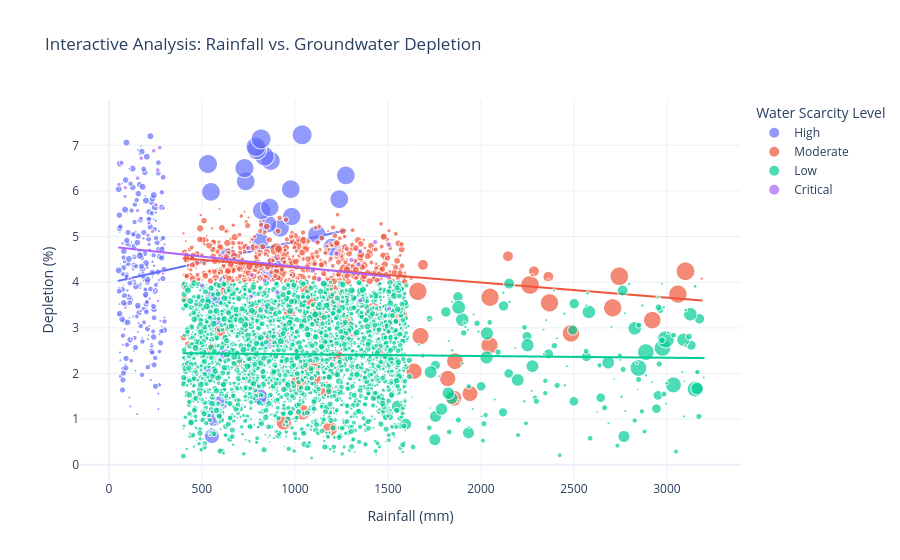

Notebook code for this chart:
### Markdown cell above
### Correlation between Rainfall and Groundwater Depletion

### Code cell
#A bbuble graph that shows relationship between Rainfall and Groundwater Depletion
# =============================================================================
import plotly.express as px

fig = px.scatter(df_clean, 
                 x='Rainfall Impact (mm)', 
                 y='Groundwater Depletion Rate (%)',
                 color='Water Scarcity Level',
                 size='Total Water Consumption (Billion m3)', # Use size for a 3rd dimension
                 hover_name='Country',
                 trendline="ols", # Adds the mathematical trend line markup
                 title='Interactive Analysis: Rainfall vs. Groundwater Depletion',
                 labels={'Rainfall Impact (mm)': 'Rainfall (mm)', 
                         'Groundwater Depletion Rate (%)': 'Depletion (%)'},
                 template='plotly_white')

fig.show()

### Figure 1 — Plotly figure (JSON) as saved in the notebook; plotly's stock layout.template omitted (floating-point values rounded to 4 significant figures; data arrays with more than 128 entries replaced by an {"elided": "..."} marker saying what was removed)
{"data": [{"hovertemplate": "<b>%{hovertext}</b><br><br>Water Scarcity Level=High<br>Rainfall (mm)=%{x}<br>Depletion (%)=%{y}<br>Total Water Consumption (Billion m3)=%{marker.size}<extra></extra>", "hovertext": {"elided": "294 str values"}, "legendgroup": "High", "marker": {"color": "#636efa", "size": {"elided": "294 float values"}, "sizemode": "area", "sizeref": 1.916, "symbol": "circle"}, "mode": "markers", "name": "High", "showlegend": true, "type": "scattergl", "x": {"elided": "294 float values"}, "xaxis": "x", "y": {"elided": "294 float values"}, "yaxis": "y"}, {"hovertemplate": "<b>OLS trendline</b><br>Groundwater Depletion Rate (%) = 0.000905625 * Rainfall Impact (mm) + 3.98488<br>R<sup>2</sup>=0.022453<br><br>Water Scarcity Level=High<br>Rainfall (mm)=%{x}<br>Depletion (%)=%{y} <b>(trend)</b><extra></extra>", "legendgroup": "High", "marker": {"color": "#636efa", "symbol": "circle"}, "mode": "lines", "name": "High", "showlegend": false, "type": "scattergl", "x": {"elided": "294 float values"}, "xaxis": "x", "y": {"elided": "294 float values"}, "yaxis": "y"}, {"hovertemplate": "<b>%{hovertext}</b><br><br>Water Scarcity Level=Moderate<br>Rainfall (mm)=%{x}<br>Depletion (%)=%{y}<br>Total Water Consumption (Billion m3)=%{marker.size}<extra></extra>", "hovertext": {"elided": "565 str values"}, "legendgroup": "Moderate", "marker": {"color": "#EF553B", "size": {"elided": "565 float values"}, "sizemode": "area", "sizeref": 1.916, "symbol": "circle"}, "mode": "markers", "name": "Moderate", "showlegend": true, "type": "scattergl", "x": {"elided": "565 float values"}, "xaxis": "x", "y": {"elided": "565 float values"}, "yaxis": "y"}, {"hovertemplate": "<b>OLS trendline</b><br>Groundwater Depletion Rate (%) = -0.000331385 * Rainfall Impact (mm) + 4.65608<br>R<sup>2</sup>=0.047502<br><br>Water Scarcity Level=Moderate<br>Rainfall (mm)=%{x}<br>Depletion (%)=%{y} <b>(trend)</b><extra></extra>", "legendgroup": "Moderate", "marker": {"color": "#EF553B", "symbol": "circle"}, "mode": "lines", "name": "Moderate", "showlegend": false, "type": "scattergl", "x": {"elided": "565 float values"}, "xaxis": "x", "y": {"elided": "565 float values"}, "yaxis": "y"}, {"hovertemplate": "<b>%{hovertext}</b><br><br>Water Scarcity Level=Low<br>Rainfall (mm)=%{x}<br>Depletion (%)=%{y}<br>Total Water Consumption (Billion m3)=%{marker.size}<extra></extra>", "hovertext": {"elided": "2995 str values"}, "legendgroup": "Low", "marker": {"color": "#00cc96", "size": {"elided": "2995 float values"}, "sizemode": "area", "sizeref": 1.916, "symbol": "circle"}, "mode": "markers", "name": "Low", "showlegend": true, "type": "scattergl", "x": {"elided": "2995 float values"}, "xaxis": "x", "y": {"elided": "2995 float values"}, "yaxis": "y"}, {"hovertemplate": "<b>OLS trendline</b><br>Groundwater Depletion Rate (%) = -3.79235e-05 * Rainfall Impact (mm) + 2.45949<br>R<sup>2</sup>=0.000390<br><br>Water Scarcity Level=Low<br>Rainfall (mm)=%{x}<br>Depletion (%)=%{y} <b>(trend)</b><extra></extra>", "legendgroup": "Low", "marker": {"color": "#00cc96", "symbol": "circle"}, "mode": "lines", "name": "Low", "showlegend": false, "type": "scattergl", "x": {"elided": "2995 float values"}, "xaxis": "x", "y": {"elided": "2995 float values"}, "yaxis": "y"}, {"hovertemplate": "<b>%{hovertext}</b><br><br>Water Scarcity Level=Critical<br>Rainfall (mm)=%{x}<br>Depletion (%)=%{y}<br>Total Water Consumption (Billion m3)=%{marker.size}<extra></extra>", "hovertext": ["Egypt", "Egypt", "Egypt", "Egypt", "Egypt", "Egypt", "Egypt", "Egypt", "Egypt", "Egypt", "Egypt", "Egypt", "Egypt", "Egypt", "Egypt", "South Africa", "Yemen", "Yemen", "Yemen", "Yemen", "Yemen", "Yemen", "Yemen", "Yemen", "Yemen", "Yemen", "Yemen", "Yemen", "Yemen", "Yemen", "Yemen", "Libya", "Libya", "Libya", "Libya", "Libya", "Libya", "Libya", "Libya", "Libya", "Libya", "Libya", "Libya", "Libya", "Libya", "Libya"], "legendgroup": "Critical", "marker": {"color": "#ab63fa", "size": [19.62, 19.73, 20.03, 20.26, 20.62, 20.97, 21.24, 21.6, 21.88, 22.3, 22.43, 22.87, 23.29, 23.66, 23.93, 62.23, 48.65, 48.9, 49.84, 50.7, 51.66, 52.56, 52.93, 53.39, 53.8, 54.77, 55.67, 56.33, 57.21, 58.05, 58.34, 35.48, 35.91, 36.24, 36.78, 37.1, 37.83, 38.02, 38.67, 39.2, 39.42, 40.09, 40.88, 41.61, 41.86, 42.4], "sizemode": "area", "sizeref": 1.916, "symbol": "circle"}, "mode": "markers", "name": "Critical", "showlegend": true, "type": "scattergl", "x": [230.1, 124.2, 156.9, 218.4, 276.7, 130.8, 171.4, 88.5, 264.9, 219.4, 242.2, 140.6, 111.6, 290.7, 131.7, 1131.0, 1507.0, 1350.0, 763.8, 906.6, 500.9, 837.8, 768.1, 1097.0, 1342.0, 1304.0, 1223.0, 1350.0, 749.7, 1506.0, 1431.0, 208.7, 234.0, 215.5, 172.2, 154.5, 253.3, 87.2, 88.3, 54.4, 155.2, 262.3, 68.4, 173.6, 241.2, 273.0], "xaxis": "x", "y": [2.65, 2.76, 2.91, 3.04, 3.15, 3.25, 3.37, 3.44, 3.59, 3.64, 3.82, 3.97, 4.07, 4.19, 4.28, 4.07, 3.42, 3.6, 3.69, 3.78, 3.93, 4.04, 4.16, 4.25, 4.39, 4.49, 4.63, 4.68, 4.75, 4.82, 4.88, 5.03, 5.11, 5.3, 5.4, 5.57, 5.7, 5.88, 6.07, 6.14, 6.28, 6.46, 6.62, 6.72, 6.88, 6.95], "yaxis": "y"}, {"hovertemplate": "<b>OLS trendline</b><br>Groundwater Depletion Rate (%) = -0.000440446 * Rainfall Impact (mm) + 4.7835<br>R<sup>2</sup>=0.032420<br><br>Water Scarcity Level=Critical<br>Rainfall (mm)=%{x}<br>Depletion (%)=%{y} <b>(trend)</b><extra></extra>", "legendgroup": "Critical", "marker": {"color": "#ab63fa", "symbol": "circle"}, "mode": "lines", "name": "Critical", "showlegend": false, "type": "scattergl", "x": [54.4, 68.4, 87.2, 88.3, 88.5, 111.6, 124.2, 130.8, 131.7, 140.6, 154.5, 155.2, 156.9, 171.4, 172.2, 173.6, 208.7, 215.5, 218.4, 219.4, 230.1, 234.0, 241.2, 242.2, 253.3, 262.3, 264.9, 273.0, 276.7, 290.7, 500.9, 749.7, 763.8, 768.1, 837.8, 906.6, 1097.0, 1131.0, 1223.0, 1304.0, 1342.0, 1350.0, 1350.0, 1431.0, 1506.0, 1507.0], "xaxis": "x", "y": [4.76, 4.753, 4.745, 4.745, 4.745, 4.734, 4.729, 4.726, 4.725, 4.722, 4.715, 4.715, 4.714, 4.708, 4.708, 4.707, 4.692, 4.689, 4.687, 4.687, 4.682, 4.68, 4.677, 4.677, 4.672, 4.668, 4.667, 4.663, 4.662, 4.655, 4.563, 4.453, 4.447, 4.445, 4.414, 4.384, 4.3, 4.285, 4.245, 4.209, 4.193, 4.189, 4.189, 4.153, 4.12, 4.12], "yaxis": "y"}], "layout": {"legend": {"itemsizing": "constant", "title": {"text": "Water Scarcity Level"}, "tracegroupgap": 0}, "title": {"text": "Interactive Analysis: Rainfall vs. Groundwater Depletion"}, "xaxis": {"anchor": "y", "domain": [0, 1], "title": {"text": "Rainfall (mm)"}}, "yaxis": {"anchor": "x", "domain": [0, 1], "title": {"text": "Depletion (%)"}}}}
